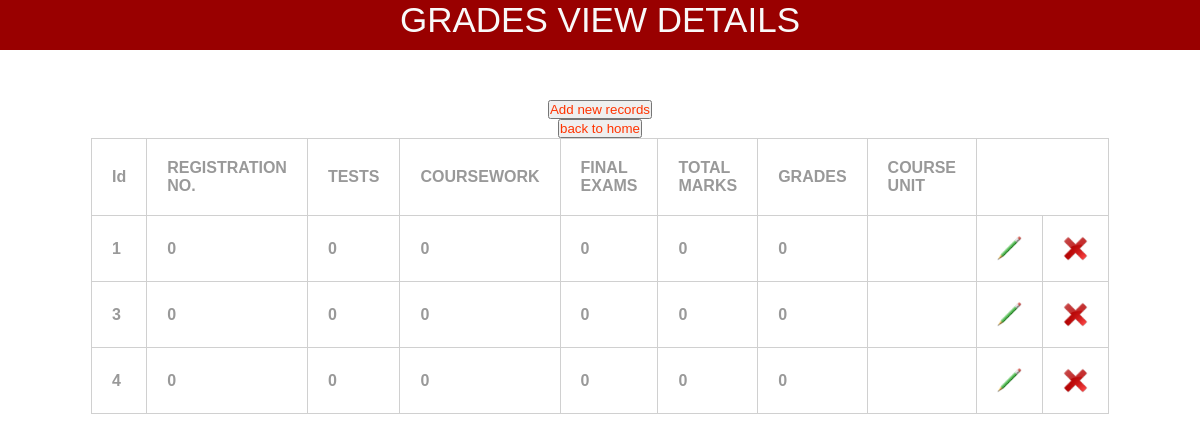
The page /view.php on the database its author committed.
### tables this page shows
CREATE TABLE `grading_tbl` (
  `id` int(20) NOT NULL auto_increment,
  `Reg_no` int(20) NOT NULL,
  `Tests` int(20) NOT NULL,
  `coursework` int(20) NOT NULL,
  `final_exam` int(20) NOT NULL,
  `total_marks` int(20) NOT NULL,
  `grades` int(20) NOT NULL,
  `course_unit` varchar(20) NOT NULL,
  PRIMARY KEY  (`id`)
);

### view.php (the view, shortened to what this page needs)
<html>
<head>
<link rel="stylesheet" href="style.css" type="text/css" />
</head>
<body>
<center>
<div id="header">
 <div id="content">
    <label>GRADES VIEW DETAILS</label>
    </div>
</div>
<div id="body">
 <div id="content">
<a href="grade.php"><button class="style1">Add new records</button></a><br />
<a href="home.php"><button class="style1">back to home</button></a>
<table border="1">
<tr>
<td>Id</td>
<td>REGISTRATION NO.</td>
<td>TESTS</td>
<td>COURSEWORK</td>
<td>FINAL EXAMS</td>
<td>TOTAL MARKS</td>
<td>GRADES</td>
<td>COURSE UNIT</td>
<?php
$sql = "SELECT * FROM grading_tbl";
$query = mysql_query($sql);
while($row=mysql_fetch_array($query)){
?>
<tr>
<td><?php echo $row['id'];?></td>
<td><?php echo $row['Reg_no'];?></td>
<td><?php echo $row['Tests'];?></td>
<td><?php echo $row['coursework'];?></td>
<td><?php echo $row['final_exam'];?></td>
<td><?php echo $row['total_marks'];?></td>
<td><?php echo $row['grades'];?></td>
<td><?php echo $row['course_unit'];?></td>
 <td><a href="javascript:edit_id('<?php echo $row['id'];?>')"><img src="Edit.png" align="EDIT" width="25" height="25" /></a></td>
 <td><a href="javascript:delete_id('<?php echo $row['id'];?>')"><img src="Delete.png" align="DELETE" width="25" height="25" /></a></td>
</tr>
<?php
}
?>
</tr>
</table>
</div>
</div>
</center>
</body>
</html>

### style.css (style rules this page uses)
* { margin:0; padding:0; }
body { font-family:"Courier New", Courier, monospace; }
#header { width:100%; height:50px; background:#990000; color:#f9f9f9; font-family:"Lucida Sans Unicode", "Lucida Grande", sans-serif; font-size:35px; text-align:center; }
#body { margin-top:50px; }
table { width:80%; font-family:Tahoma, Geneva, sans-serif; font-weight:bolder; color:#999; margin-bottom:80px; }
table a { text-decoration:none; color:#00a2d1; }
table,td,th { border-collapse:collapse; border:solid #d0d0d0 1px; padding:20px; }

### rows shown on the page
grading_tbl: id "1", Reg_no "0", Tests "0", coursework "0", final_exam "0", total_marks "0", grades "0"
grading_tbl: id "3", Reg_no "0", Tests "0", coursework "0", final_exam "0", total_marks "0", grades "0"
grading_tbl: id "4", Reg_no "0", Tests "0", coursework "0", final_exam "0", total_marks "0", grades "0"
